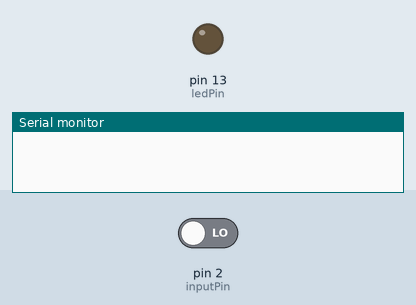
This sketch was run on a simulated Arduino Uno, built with avr-gcc and run on an emulated ATmega328P. On the bench: output pins drawn as LEDs (lit = HIGH), the last lines printed to the serial monitor. The inputs (shaded band) are chosen by the test bench; at power-on: pin 2 (inputPin) LOW.

Above: at 1.2 s.
1.3 s: pin 2 (inputPin) driven HIGH
At 1.8 s:
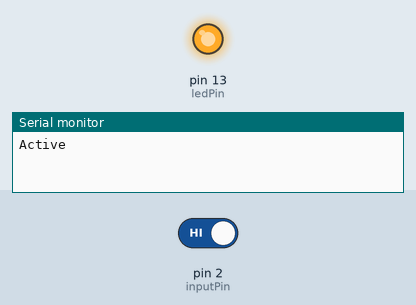
2.8 s: pin 2 (inputPin) driven LOW
At 4.2 s:
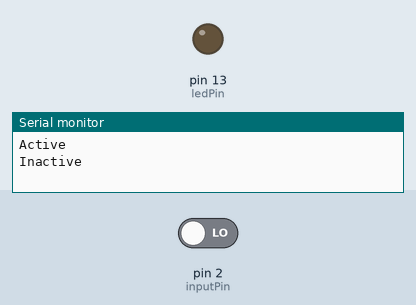
Timing chart, 0 to 5.8 s (numbered marks = the images above; inputs shaded):
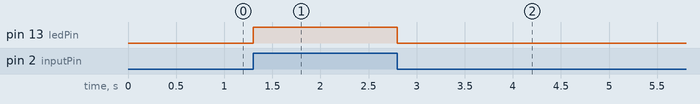

Measured:
- after the input at 1.3 s, pin 13 (ledPin): LOW → HIGH at once
- after the input at 2.8 s, pin 13 (ledPin): HIGH → LOW at once

The sketch:

Sensorscript.ino
```cpp
int ledPin = 13;             // choose the pin for the light
int inputPin = 2;               // choose the input pin (for PIR sensor)
int pirState = LOW;             // we start, assuming no motion detected
int signal = 0;                 // variable for reading the pin status


void setup() {
  pinMode(ledPin, OUTPUT);      // declare LED as output
  pinMode(inputPin, INPUT);     // declare sensor as input
  Serial.begin(9600);
}


void loop(){
  signal = digitalRead(inputPin);  // read input value
  if (signal == HIGH) {            // check if the input is HIGH
    digitalWrite(ledPin, HIGH);  // turn light ON
    if (pirState == LOW) {     // we have just turned on
      Serial.println("Active");
      // We only want to print on the output change, not state
      pirState = HIGH;
    }
  } else {

    digitalWrite(ledPin, LOW); // turn light OFF

    if (pirState == HIGH){
      // we have just turned of
      Serial.println("Inactive");
      // We only want to print on the output change, not state
      pirState = LOW;
    }
  }
}
```
